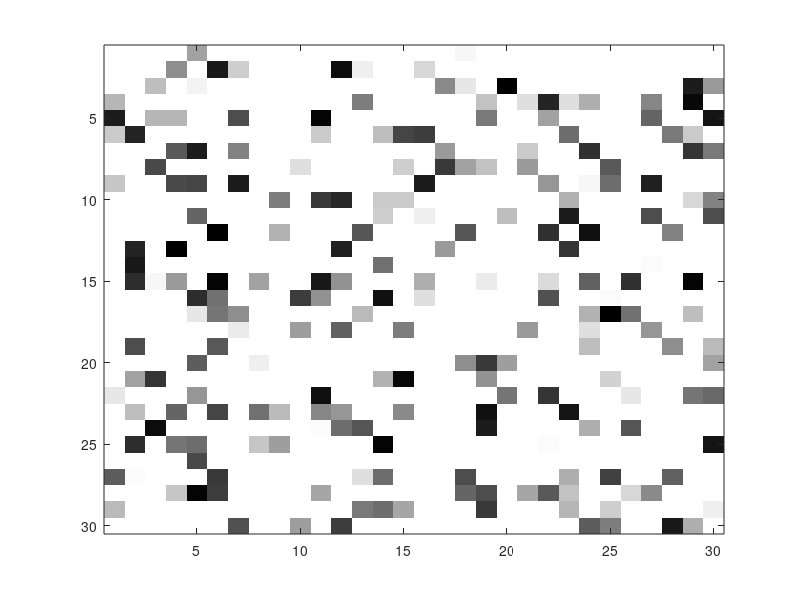

This chart was generated by the following MATLAB code:
A = mod(rand(30)*256,256) % randi([0,1],30,30);

%A = [1 1 1 2; 1 3 10 1]

image(A);

%colormap([1 1 1; 0 0 0]);

colormap(gray)
